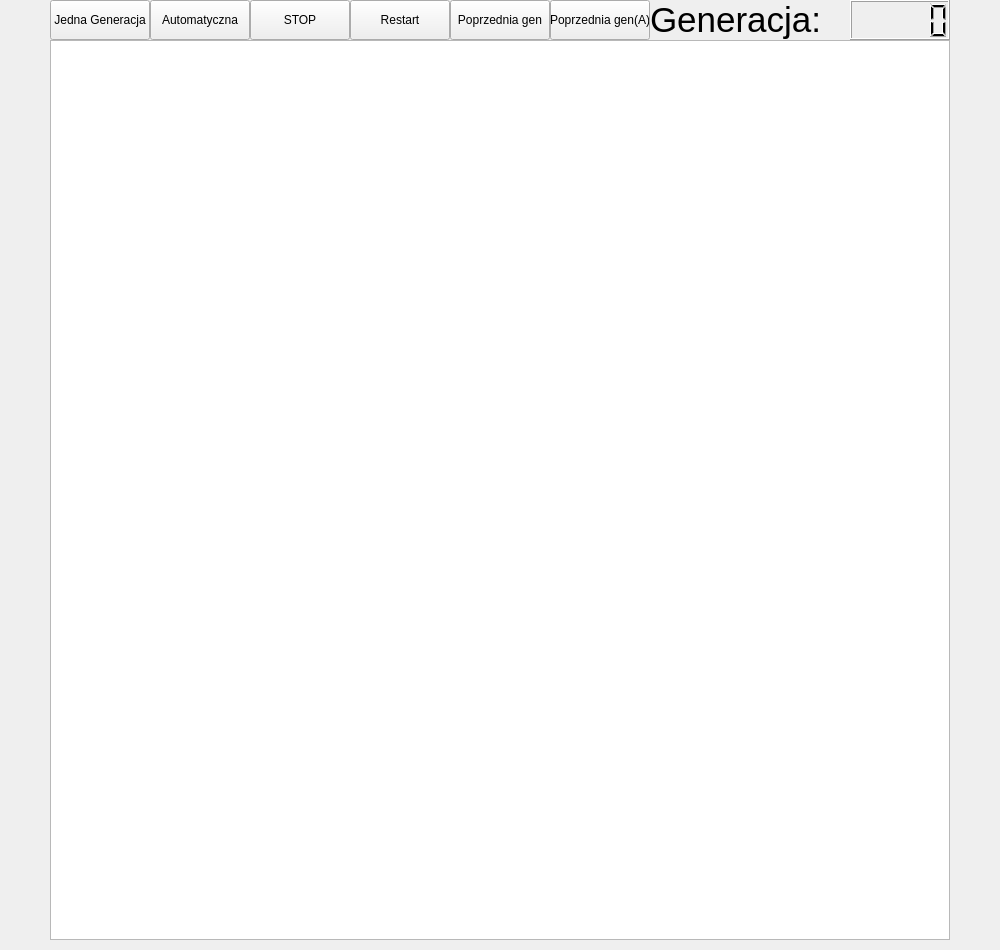
<?xml version="1.0" encoding="UTF-8"?>
<ui version="4.0">
 <class>MainWindow</class>
 <widget class="QMainWindow" name="MainWindow">
  <property name="geometry">
   <rect>
    <x>0</x>
    <y>0</y>
    <width>1000</width>
    <height>950</height>
   </rect>
  </property>
  <property name="windowTitle">
   <string>MainWindow</string>
  </property>
  <widget class="QWidget" name="centralwidget">
   <widget class="QPushButton" name="pushButton_1">
    <property name="enabled">
     <bool>true</bool>
    </property>
    <property name="geometry">
     <rect>
      <x>50</x>
      <y>0</y>
      <width>100</width>
      <height>40</height>
     </rect>
    </property>
    <property name="text">
     <string>Jedna Generacja</string>
    </property>
   </widget>
   <widget class="QGraphicsView" name="graphicsView">
    <property name="geometry">
     <rect>
      <x>50</x>
      <y>40</y>
      <width>900</width>
      <height>900</height>
     </rect>
    </property>
   </widget>
   <widget class="QLabel" name="label">
    <property name="geometry">
     <rect>
      <x>650</x>
      <y>0</y>
      <width>200</width>
      <height>40</height>
     </rect>
    </property>
    <property name="font">
     <font>
      <pointsize>26</pointsize>
     </font>
    </property>
    <property name="text">
     <string>Generacja: </string>
    </property>
   </widget>
   <widget class="QLCDNumber" name="lcdNumber">
    <property name="geometry">
     <rect>
      <x>850</x>
      <y>0</y>
      <width>100</width>
      <height>40</height>
     </rect>
    </property>
   </widget>
   <widget class="QPushButton" name="pushButton_2">
    <property name="enabled">
     <bool>true</bool>
    </property>
    <property name="geometry">
     <rect>
      <x>150</x>
      <y>0</y>
      <width>100</width>
      <height>40</height>
     </rect>
    </property>
    <property name="text">
     <string>Automatyczna</string>
    </property>
   </widget>
   <widget class="QPushButton" name="pushButton_3">
    <property name="enabled">
     <bool>true</bool>
    </property>
    <property name="geometry">
     <rect>
      <x>250</x>
      <y>0</y>
      <width>100</width>
      <height>40</height>
     </rect>
    </property>
    <property name="text">
     <string>STOP</string>
    </property>
   </widget>
   <widget class="QPushButton" name="pushButton_4">
    <property name="enabled">
     <bool>true</bool>
    </property>
    <property name="geometry">
     <rect>
      <x>350</x>
      <y>0</y>
      <width>100</width>
      <height>40</height>
     </rect>
    </property>
    <property name="text">
     <string>Restart</string>
    </property>
   </widget>
   <widget class="QPushButton" name="pushButton_5">
    <property name="enabled">
     <bool>true</bool>
    </property>
    <property name="geometry">
     <rect>
      <x>450</x>
      <y>0</y>
      <width>100</width>
      <height>40</height>
     </rect>
    </property>
    <property name="text">
     <string>Poprzednia gen</string>
    </property>
   </widget>
   <widget class="QPushButton" name="pushButton_6">
    <property name="enabled">
     <bool>true</bool>
    </property>
    <property name="geometry">
     <rect>
      <x>550</x>
      <y>0</y>
      <width>100</width>
      <height>40</height>
     </rect>
    </property>
    <property name="text">
     <string>Poprzednia gen(A)</string>
    </property>
   </widget>
   <zorder>pushButton_1</zorder>
   <zorder>label</zorder>
   <zorder>lcdNumber</zorder>
   <zorder>pushButton_2</zorder>
   <zorder>pushButton_3</zorder>
   <zorder>graphicsView</zorder>
   <zorder>pushButton_4</zorder>
   <zorder>pushButton_5</zorder>
   <zorder>pushButton_6</zorder>
  </widget>
 </widget>
 <resources/>
 <connections/>
</ui>
